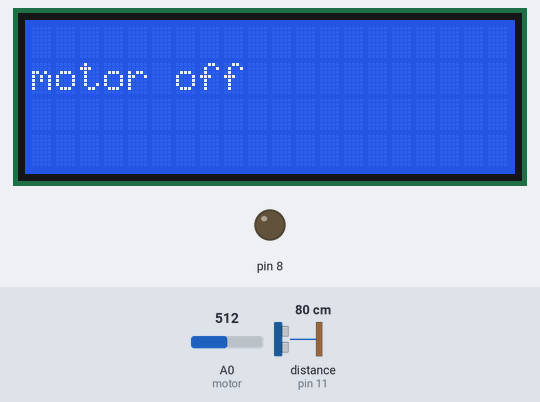
Bench run of a sketch on a simulated Arduino Uno, built with avr-gcc and run on an emulated ATmega328P. On the bench: 20×4 character LCD, output pins drawn as LEDs (lit = HIGH). The inputs (shaded band) are chosen by the test bench; at power-on: distance to the obstacle (sensor on pin 11) 80 cm, A0 (motor) = 512. The echo pulse lasts 58.3 µs per cm; the modem accepts every AT command (registered, SIM ready, sends succeed) and sends nothing else; what the sketch prints to the serial monitor is not drawn.

Above: at 20.9 s.
21.0 s: distance to the obstacle (sensor on pin 11) set to 13 cm
25.2 s: distance to the obstacle (sensor on pin 11) set to 10 cm
At 28.6 s:
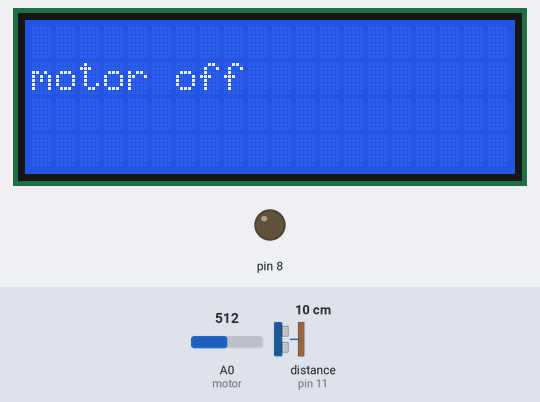
29.4 s: distance to the obstacle (sensor on pin 11) set to 18 cm
At 31.6 s:
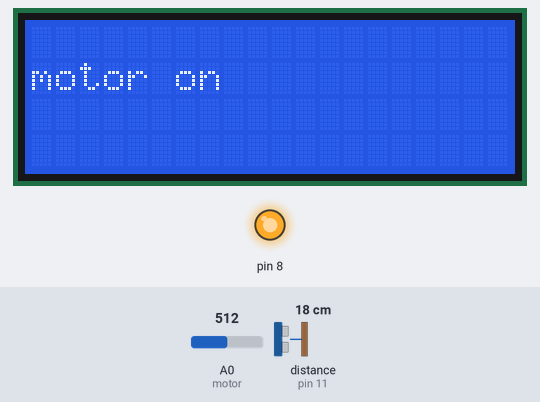
Timing chart, 0 to 45.0 s (numbered marks = the images above; inputs shaded):
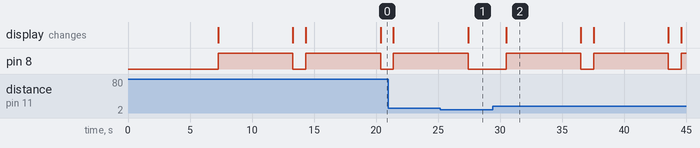

Measured:
- after the input at 25.2 s, pin 8: goes on until 27.4 s, then stays LOW
- after the input at 29.4 s, pin 8: alternates HIGH for 6.0 s and LOW for 1.0 s, starting after 1.1 s; the display: changes after 1.1 s (image 2)
- by itself, pin 8: alternates HIGH for 6.0 s and LOW for 1.0 s

The sketch:

Auto_water_tank_controller.ino
```cpp
#include<NewPing.h>
#include <LiquidCrystal_I2C.h>
#include<SoftwareSerial.h>
int echo = 11;
int trig = 12;
NewPing ultrasonic(trig, echo, 200);
LiquidCrystal_I2C lcd(0x27, 20, 4);
SoftwareSerial mySerial(9, 10);
float low_tank_height = 1;
float height = 15;
float circumference = 47;
float radius = (circumference / 2 * 3.14);
float tank_volume;
float percentage;
void setup() {
  pinMode(echo, INPUT);
  pinMode(8, OUTPUT);
  pinMode(A0, INPUT);
  pinMode(trig, OUTPUT);
  lcd.init();
  lcd.backlight();
  lcd.setCursor(0, 1);
  lcd.println("IoT FXIANS");
  SendMessage("system turned on");
  Serial.begin(9600);
  mySerial.begin(9600);
  mySerial.println("AT+CMGF=1\r"); ;
  delay(1000);
  mySerial.println("AT+CNMI=2,2,0,0,0\r");
  delay(1000);
}

void loop() {
  volumes();
  if (percentage < 20) {

    motorOn();
    if (percentage > 90)
    {
      lcd.clear();
      lcd.setCursor(0, 1);
      lcd.println("motor off");
      digitalWrite(8, LOW);
    }
  }


}
void motorOn()
{
  int values = analogRead(A0);
  String motor_holder = "HIGH";
  if (motor_holder == "HIGH")
  {
    lcd.clear();
    lcd.setCursor(0, 1);
    lcd.println("motor on");
    digitalWrite(8, HIGH);
    delay(5000);
    if (values > 0)
    {
      digitalWrite(8, HIGH);
      volumes();
    }
  }
  else
    lcd.clear();
  lcd.setCursor(0, 1);
  lcd.println("motor off");
  digitalWrite(8, LOW);
}
void SendMessage(String message)
{
  //Function()
  lcd.clear();
  lcd.setCursor(0, 1);
  lcd.println("Sending message");
  mySerial.println("AT+CMGF=1");
  delay(1000);
  mySerial.println("AT+CSMP=17,167,0,0\r");
  delay(1000);
  mySerial.println("AT+CMGS=\"+91**********\"\r");
  delay(1000);
  mySerial.println(message);
  delay(100);
  mySerial.println((char)26);
  delay(1000);
}
void volumes()
{
  float distance = ultrasonic.ping_cm() + low_tank_height;
  delay(1000);
  tank_volume = 2 * 3.14 * radius * radius * (height - distance) * 0.001;
  percentage = 100 - ((distance / height) * 100);
  String str = "Distance:" + String(distance) + "\twater_height:" + String(height - distance) + "\tsyntex_volume:" + String(tank_volume) + "\tsyntex_Percent" + String(percentage);
  Serial.println(str);
}
```
